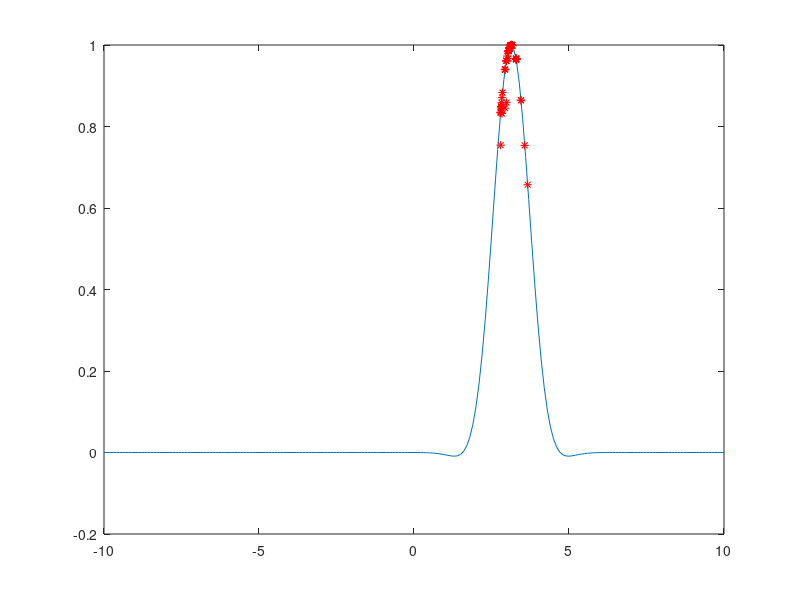
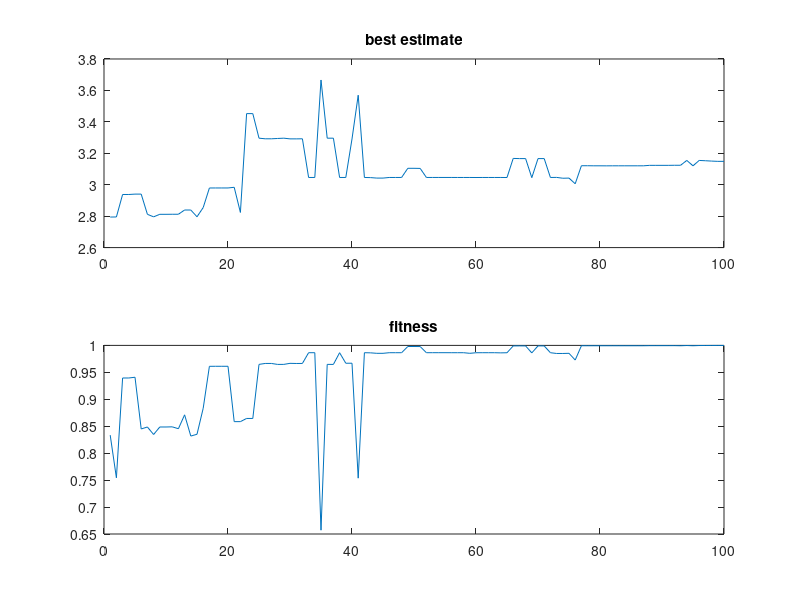

Write the MATLAB code that produced these figures, in order.
function [bestsol, bestfun, count] = gasimple(funstr)
    global solnew sol pop popnew fitness fitold f range;
    if nargin < 1
        funstr = '-cos(x)*exp(-(x-3.1415926)^2)';
    end
    range = [-10 10];
    f = @(x) eval(vectorize(funstr));
    rand("state", 0); 
    figure;
    popsize = 20;
    Maxgen = 100;
    count = 0;
    nsite = 2;
    pc = 0.95;
    pm = 0.05;
    nsbit = 16;
    popnew = init_gen(popsize, nsbit);
    fitness = zeros(1, popsize);

    x = range(1):0.1:range(2);
    plot(x, f(x));
    hold on;

    for i = 1:popsize
        solnew(i) = bintodec(popnew(i, :));
    end

    for i = 1:Maxgen
        fitold = fitness;
        pop = popnew;
        sol = solnew;
        for j = 1:popsize
            ii = floor(popsize * rand) + 1;
            jj = floor(popsize * rand) + 1;
            if pc > rand
                [popnew(ii, :), popnew(jj, :)] = crossover(pop(ii, :), pop(jj, :));
                count = count + 2;
                envolve(ii);
                envolve(jj);
            end
            if pm > rand
                kk = floor(popsize * rand) + 1;
                count = count + 1;
                popnew(kk, :) = mutate(pop(kk, :), nsite);
                envolve(kk);
            end
        end
        bestfun(i) = max(fitness);
        bestsol(i) = mean(sol(bestfun(i) == fitness));
    end

    plot(bestsol, bestfun, 'r*');
    hold off;

    figure;
    subplot(2, 1, 1);
    plot(bestsol);
    title("best estimate");
    subplot(2, 1, 2);
    plot(bestfun);
    title("fitness");
end

function pop = init_gen(np, nsbit)
    pop = rand(np, nsbit + 1) > 0.5;
end

function envolve(j)
    global solnew popnew fitness fitold pop sol f;
    solnew(j) = bintodec(popnew(j, :));
    fitness(j) = f(solnew(j));
    if fitness(j) > fitold(j)
        pop(j, :) = popnew(j, :);
        sol(j) = solnew(j);
    end
end

function dec = bintodec(bin)
    global range;
    nn = length(bin) - 1;
    num = bin(2:end);
    Sing = 1 - 2 * bin(1);
    dec = 0;
    dp = floor(log2(max(abs(range))));
    for i = 1:nn
        dec = dec + num(i) * 2^(dp - i);
    end
    dec = dec * Sing;
end

function [c, d] = crossover(a, b)
    nn = length(a) - 1;
    cpoint = floor(nn * rand) + 1;
    c = [a(1:cpoint), b(cpoint + 1:end)];
    d = [b(1:cpoint), a(cpoint + 1:end)];
end

function anew = mutate(a, nsite)
    nn = length(a);
    anew = a;
    for i = 1:nsite
        j = floor(rand * nn) + 1;
        anew(j) = mod(a(j) + 1, 2);
    end
end
